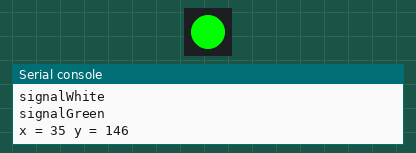
This program was run on a simulated CircuitPython board. Shown: 1 RGB LEDs in strip order, left to right, the last lines printed to the serial console. Random numbers come from a fixed seed; USB keyboard and mouse output is not drawn.

Above: at 10.0 s.
At 20.0 s:
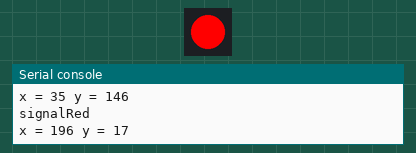
Timing chart, 0 to 31.0 s (numbered marks = the images above):
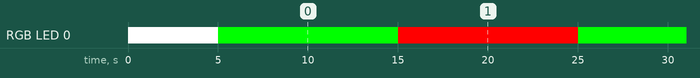

The program:

feather-code.py
```python
import neopixel
import board
import usb_hid
import time
import random
from adafruit_hid.mouse import Mouse


pixels = neopixel.NeoPixel(board.NEOPIXEL, 1)
mouse = Mouse(usb_hid.devices)

# GLOBALS
#x_key = 0
#y_key = 1
delay = 10

def signalRed():
    print("signalRed")
    pixels.fill((255,0,0))


def signalGreen():
    print("signalGreen")
    pixels.fill((0,255,0))

def signalBlue():
    print("signalBlue")
    pixels.fill((0,0,255))

def signalWhite():
    print("signalWhite")
    pixels.fill((255,255,255))

def getRandomCoords():
    x = random.randint(1,200)
    y = random.randint(1,200)
    return (x,y)


def nudgeMouse():
    x, y = getRandomCoords()
    print("x = {} y = {}".format(x, y))
    mouse.move(x = x, y = y)


signalWhite()
time.sleep(5)
while True:
    signalGreen()
    nudgeMouse()
    time.sleep(delay)
    signalRed()
    nudgeMouse()
    time.sleep(delay)
```

Measured:
- by itself, RGB LED 0: repeats every 20.0 s: RGB(0, 255, 0) 10.0 s, RGB(255, 0, 0) 10.0 s
